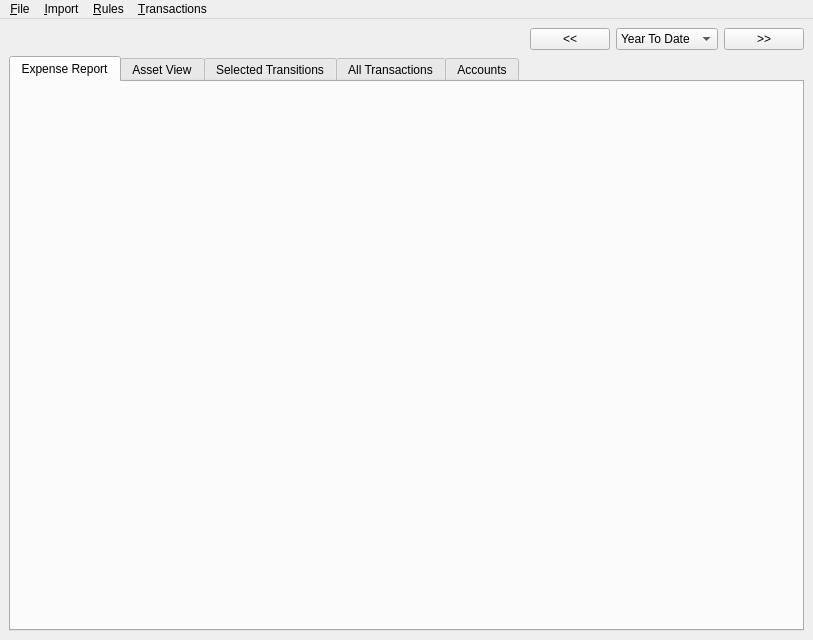
<?xml version="1.0" encoding="UTF-8"?>
<ui version="4.0">
 <class>SavFin</class>
 <widget class="QMainWindow" name="SavFin">
  <property name="geometry">
   <rect>
    <x>0</x>
    <y>0</y>
    <width>813</width>
    <height>640</height>
   </rect>
  </property>
  <property name="windowTitle">
   <string>Savfin</string>
  </property>
  <widget class="QWidget" name="centralwidget">
   <layout class="QVBoxLayout" name="verticalLayout">
    <item>
     <layout class="QHBoxLayout" name="horizontalLayout">
      <item>
       <widget class="QLabel" name="timeExtentsLabel">
        <property name="sizePolicy">
         <sizepolicy hsizetype="Expanding" vsizetype="Preferred">
          <horstretch>0</horstretch>
          <verstretch>0</verstretch>
         </sizepolicy>
        </property>
        <property name="text">
         <string/>
        </property>
        <property name="textFormat">
         <enum>Qt::RichText</enum>
        </property>
        <property name="alignment">
         <set>Qt::AlignLeading|Qt::AlignLeft|Qt::AlignVCenter</set>
        </property>
       </widget>
      </item>
      <item>
       <widget class="QPushButton" name="prevIntervalButton">
        <property name="text">
         <string>&lt;&lt;</string>
        </property>
       </widget>
      </item>
      <item>
       <widget class="QComboBox" name="durationCombo">
        <property name="minimumSize">
         <size>
          <width>100</width>
          <height>0</height>
         </size>
        </property>
        <property name="currentIndex">
         <number>1</number>
        </property>
        <item>
         <property name="text">
          <string>Yearly</string>
         </property>
        </item>
        <item>
         <property name="text">
          <string>Year To Date</string>
         </property>
        </item>
        <item>
         <property name="text">
          <string>Monthly</string>
         </property>
        </item>
        <item>
         <property name="text">
          <string>Past Year</string>
         </property>
        </item>
        <item>
         <property name="text">
          <string>All</string>
         </property>
        </item>
       </widget>
      </item>
      <item>
       <widget class="QPushButton" name="nextIntervalButton">
        <property name="text">
         <string>&gt;&gt;</string>
        </property>
       </widget>
      </item>
     </layout>
    </item>
    <item>
     <widget class="QTabWidget" name="tabWidget">
      <property name="currentIndex">
       <number>0</number>
      </property>
      <widget class="ExpenseReport" name="expenseReportTab">
       <attribute name="title">
        <string>Expense Report</string>
       </attribute>
      </widget>
      <widget class="AssetView" name="assetViewTab">
       <attribute name="title">
        <string>Asset View</string>
       </attribute>
      </widget>
      <widget class="SelectedTransactionTableView" name="selectedTransactionsTab">
       <attribute name="title">
        <string>Selected Transitions</string>
       </attribute>
      </widget>
      <widget class="FilteredTransactionView" name="transactionsTab">
       <attribute name="title">
        <string>All Transactions</string>
       </attribute>
      </widget>
      <widget class="QWidget" name="accountsTab">
       <attribute name="title">
        <string>Accounts</string>
       </attribute>
       <layout class="QHBoxLayout" name="horizontalLayout_2">
        <item>
         <widget class="AccountTreeView" name="accountTreeView"/>
        </item>
        <item>
         <widget class="AccountInfoWidget" name="accountInfoWidget" native="true"/>
        </item>
       </layout>
      </widget>
     </widget>
    </item>
   </layout>
  </widget>
  <widget class="QMenuBar" name="menubar">
   <property name="geometry">
    <rect>
     <x>0</x>
     <y>0</y>
     <width>813</width>
     <height>21</height>
    </rect>
   </property>
   <widget class="QMenu" name="menu_File">
    <property name="title">
     <string>&amp;File</string>
    </property>
    <addaction name="actionOpen"/>
    <addaction name="actionSave"/>
    <addaction name="actionSaveAs"/>
    <addaction name="actionSetMasterPassword"/>
    <addaction name="separator"/>
    <addaction name="actionQuit"/>
   </widget>
   <widget class="QMenu" name="menu_Import">
    <property name="title">
     <string>&amp;Import</string>
    </property>
    <addaction name="actionImportStatement"/>
   </widget>
   <widget class="QMenu" name="menu_Rules">
    <property name="title">
     <string>&amp;Rules</string>
    </property>
    <addaction name="actionAddRule"/>
    <addaction name="actionManageRules"/>
   </widget>
   <widget class="QMenu" name="menu_Transactions">
    <property name="title">
     <string>&amp;Transactions</string>
    </property>
    <addaction name="actionDetectDuplicates"/>
   </widget>
   <addaction name="menu_File"/>
   <addaction name="menu_Import"/>
   <addaction name="menu_Rules"/>
   <addaction name="menu_Transactions"/>
  </widget>
  <action name="actionOpen">
   <property name="text">
    <string>&amp;Open...</string>
   </property>
   <property name="shortcut">
    <string>Ctrl+O</string>
   </property>
  </action>
  <action name="actionQuit">
   <property name="text">
    <string>&amp;Quit</string>
   </property>
  </action>
  <action name="actionImportBofaStatement">
   <property name="text">
    <string>Bank of &amp;America Statement</string>
   </property>
  </action>
  <action name="actionImportChaseStatement">
   <property name="text">
    <string>Chase &amp;Visa Statement</string>
   </property>
  </action>
  <action name="actionSave">
   <property name="text">
    <string>&amp;Save</string>
   </property>
   <property name="shortcut">
    <string>Ctrl+S</string>
   </property>
  </action>
  <action name="actionSaveAs">
   <property name="text">
    <string>Save &amp;As...</string>
   </property>
  </action>
  <action name="actionImportDCUStatement">
   <property name="text">
    <string>D&amp;CU Statement</string>
   </property>
  </action>
  <action name="actionImportStatement">
   <property name="text">
    <string>&amp;Pdf/Ofx statement</string>
   </property>
  </action>
  <action name="actionSetDurationMonth">
   <property name="text">
    <string>&amp;Month</string>
   </property>
  </action>
  <action name="actionSetDurationYear">
   <property name="text">
    <string>&amp;Year</string>
   </property>
  </action>
  <action name="actionSetDurationAll">
   <property name="text">
    <string>&amp;All</string>
   </property>
  </action>
  <action name="actionAddRule">
   <property name="text">
    <string>&amp;Add Rule...</string>
   </property>
  </action>
  <action name="actionManageRules">
   <property name="text">
    <string>&amp;Manage Rules...</string>
   </property>
  </action>
  <action name="action_All_accounts">
   <property name="text">
    <string>&amp;All accounts</string>
   </property>
  </action>
  <action name="actionDownloadAccounts">
   <property name="text">
    <string>&amp;Download all accounts</string>
   </property>
  </action>
  <action name="actionSetMasterPassword">
   <property name="text">
    <string>Set Master Password...</string>
   </property>
  </action>
  <action name="actionImportOfxStatement">
   <property name="text">
    <string>Import OF&amp;X statement</string>
   </property>
  </action>
  <action name="actionDetectDuplicates">
   <property name="checkable">
    <bool>true</bool>
   </property>
   <property name="text">
    <string>&amp;Detect Duplicates</string>
   </property>
  </action>
  <action name="actionImportAmazonVISAStatement">
   <property name="text">
    <string>Amazon VISA Statement</string>
   </property>
  </action>
 </widget>
 <customwidgets>
  <customwidget>
   <class>ExpenseReport</class>
   <extends>QWidget</extends>
   <header>ExpenseReport.h</header>
   <container>1</container>
  </customwidget>
  <customwidget>
   <class>AssetView</class>
   <extends>QWidget</extends>
   <header>AssetView.h</header>
   <container>1</container>
  </customwidget>
  <customwidget>
   <class>SelectedTransactionTableView</class>
   <extends>QWidget</extends>
   <header>SelectedTransactionTableView.h</header>
   <container>1</container>
  </customwidget>
  <customwidget>
   <class>FilteredTransactionView</class>
   <extends>QWidget</extends>
   <header>FilteredTransactionView.h</header>
   <container>1</container>
  </customwidget>
  <customwidget>
   <class>AccountInfoWidget</class>
   <extends>QWidget</extends>
   <header>AccountInfoWidget.h</header>
   <container>1</container>
   <slots>
    <slot>selectAccount()</slot>
   </slots>
  </customwidget>
  <customwidget>
   <class>AccountTreeView</class>
   <extends>QTreeView</extends>
   <header>AccountTreeView.h</header>
  </customwidget>
 </customwidgets>
 <resources/>
 <connections>
  <connection>
   <sender>accountTreeView</sender>
   <signal>clicked(QModelIndex)</signal>
   <receiver>accountInfoWidget</receiver>
   <slot>selectAccount()</slot>
   <hints>
    <hint type="sourcelabel">
     <x>397</x>
     <y>354</y>
    </hint>
    <hint type="destinationlabel">
     <x>785</x>
     <y>354</y>
    </hint>
   </hints>
  </connection>
 </connections>
</ui>
